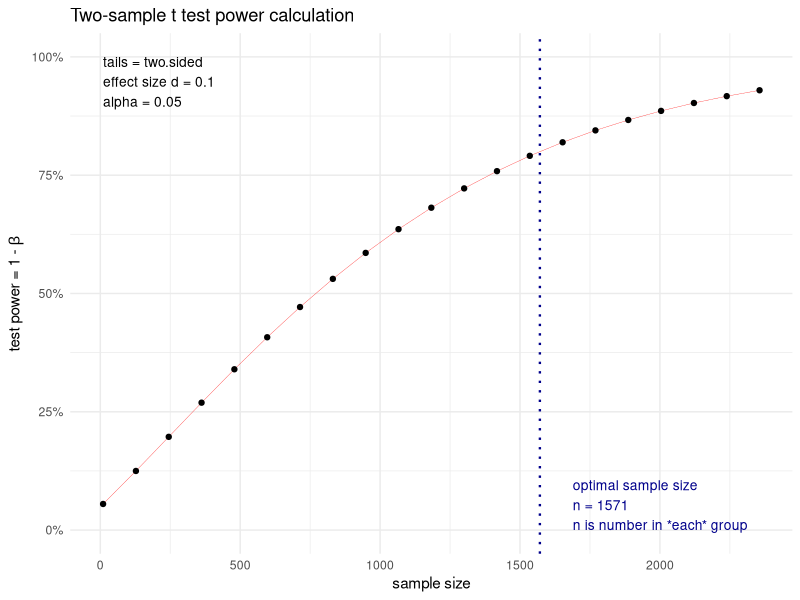
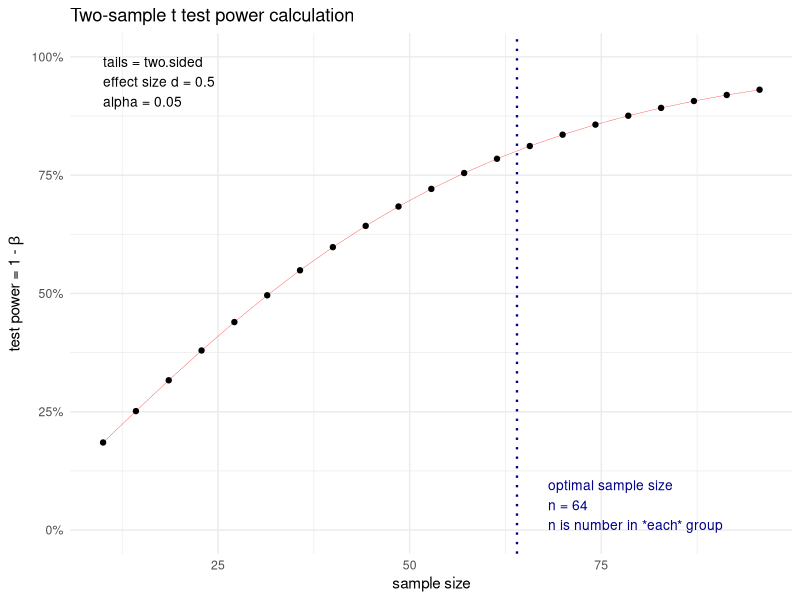

Write the R code that produced these figures, in order.
## ---- chunk 1
library(pwr)

tPower = pwr.t.test(n = NULL, d = 0.1, power = 0.8, 
                    type= "two.sample", alternative = "two.sided")

plot(tPower) + 
  ggplot2::theme_minimal()
## ---- chunk 2
tPower = pwr.t.test(n = NULL, d = 0.5, power = 0.8, 
                    type= "two.sample", alternative = "two.sided")

plot(tPower) + 
  ggplot2::theme_minimal()
## ---- chunk 3
library(dplyr)

clicks = data.frame(linksClicked = round(runif(1000, min = 4, max = 10)))

clicks$gender = sample(c("male", "female"), 1000, replace = TRUE) 

clicks$linksClicked = ifelse(clicks$gender == "male", clicks$linksClicked + 3, clicks$linksClicked) 

knitr::kable(head(clicks))
## ---- chunk 4
broom::tidy(summary(lm(linksClicked ~ gender, clicks))) %>% 
  knitr::kable()
## ---- chunk 5
clicks %>% 
  group_by(gender) %>% 
  dplyr::summarize(mean = mean(linksClicked), 
            sd = sd(linksClicked), 
            n = n()) %>% 
  knitr::kable()
## ---- chunk 6
broom::tidy(t.test(linksClicked ~ gender, clicks, alternative = "less")) %>% 
  knitr::kable(col.names = c("difference", "group 1 mean", "group 2 mean", 
                             "t stat", "p", "df", "conf low", "conf high", 
                             "method", "alternative"))
## ---- chunk 7
datFrame = data.frame(mean = c(60, 55), 
                      sd = c(3, 2.75),
                      n = c(100, 95),
           row.names = c("Offer on landing", "Offer on cart"))

knitr::kable(datFrame, caption = "Time on page")

# compute.es::mes(m.1 = 60, m.2 = 55, sd.1 = 3, sd.2 = 2.75, n.1 = 100, n.2 = 95)
## ---- chunk 8
datFrame = data.frame(mean = c(5, 4), 
                      sd = c(.75, .3),
                      n = c(100, 95),
           row.names = c("Emailed offer", "Mailed offer"))

knitr::kable(datFrame, caption = "Store Visits")

# compute.es::mes(m.1 = 5, m.2 = 4, sd.1 = .75, sd.2 = .3, n.1 = 100, n.2 = 95)
## ---- chunk 9
tDat = data.frame(Print = c("New logo, printed", "Old logo, printed"), 
               Digital = c("New logo, digital", "Old logo, digital"), 
               row.names = c("New Logo", "Old Logo"))

knitr::kable(tDat)
